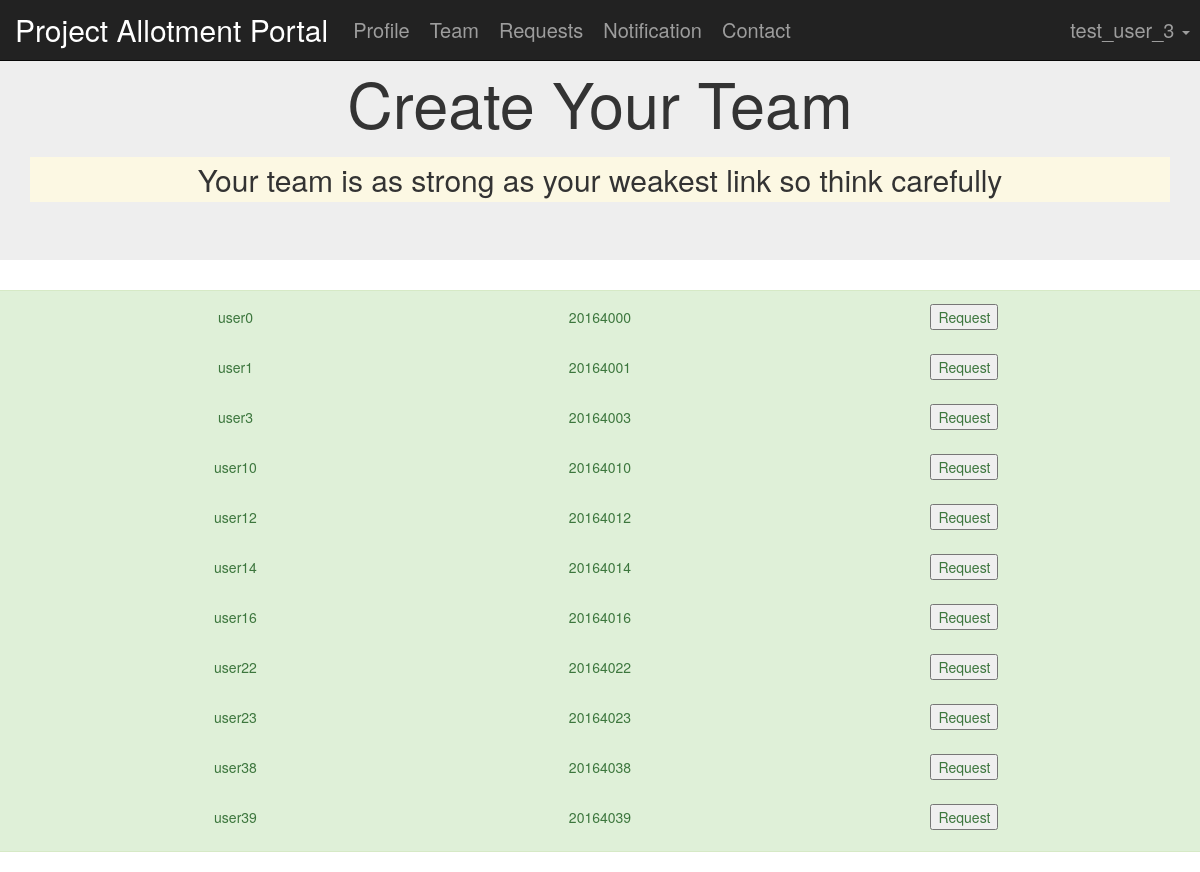
The app's page /accounts/team/ (signed in) with its own data.
### accounts/models.py (models this page shows, shortened)
class User_details(models.Model):
    GENDER_CHOICES =(
        ('F','Female'),
        ('M','Male'),
        ('P','Prefer Not To Say')
    )
    user_reg_no = models.DecimalField(verbose_name="reg_no", max_digits=8, decimal_places=0, unique=True,blank=False)
    user_email = models.EmailField(verbose_name="email", max_length=100,unique=True,blank=False)
    user_name = models.CharField(verbose_name="name", max_length=100,blank=False)
    user_gender = models.CharField(max_length=1, choices=GENDER_CHOICES)
    user_cpi = models.DecimalField(verbose_name="cpi", max_digits=4 , decimal_places=2,blank=False)
    user_bio = models.TextField(verbose_name="bio", max_length=1000)
    user_contact = models.CharField(verbose_name="contact",blank=False,max_length=15)
    authority = models.IntegerField(verbose_name="authority", default=0)
    email_verified = models.IntegerField(verbose_name="email_verified", default=0)
    data_verified = models.IntegerField(verbose_name="data_verified", default=0)
    user_user = models.OneToOneField(User, default=None, on_delete=models.CASCADE)
    user_pic = models.ImageField(default='default.png',blank=True)

### accounts/views.py (the view, shortened to what this page needs)
def team(request):
    update(request)
    mem1 = User_details.objects.filter(authority=1)
    mem2 = User_details.objects.filter(authority=2)
    mem3 = User_details.objects.filter(authority=3)
    mem4 = User_details.objects.filter(authority=4)
    mem5 = user_requests.objects.filter(user_from=request.user)
    mem1_ = User_details.objects.none()
    mem2_ = User_details.objects.none()
    mem3_ = User_details.objects.none()
    mem4_ = User_details.objects.none()
    mem6 = User_details.objects.none()
    for j in mem1:
        f=0
        for i in mem5 :
            if j.user_user == i.user_to:
                f=1
                break
        if f==0:
            mem1_ |= User_details.objects.filter(user_user = j.user_user)
    for j in mem2:
        f=0
        for i in mem5 :
            if j.user_user == i.user_to:
                f=1
                break
        if f==0:
            mem2_ |= User_details.objects.filter(user_user = j.user_user)
    for j in mem3:
        f=0
        for i in mem5 :
            if j.user_user == i.user_to:
                f=1
                break
        if f==0:
            mem3_ |= User_details.objects.filter(user_user = j.user_user)
    for j in mem4:
        f=0
        for i in mem5 :
            if j.user_user == i.user_to:
                f=1
                break
        if f==0:
            mem4_ |= User_details.objects.filter(user_user = j.user_user)
    return render(request, 'accounts/team.html', {'mem1':mem1_, 'mem2':mem2_, 'mem3':mem3_, 'mem4':mem4_, 'mem5':mem5 , 'mem6':mem6} )

### accounts/views.py (called while the page is built)
def update(request):
    try:
        if request.user.is_authenticated:
            temp = User_details.objects.get(user_user=request.user)
            request.session['gamer_data_verified'] = temp.data_verified
            request.session['gamer_authority'] = temp.authority
        else :
            request.session['gamer_data_verified'] = 0
            request.session['gamer_authority'] = 0
    except ObjectDoesNotExist:
        request.session['gamer_data_verified'] = 0
        request.session['gamer_authority'] = 0

### accounts/templates/accounts/team.html (shortened to what this page needs)
{% extends 'base.html' %}
{% load static %}
{% block statics %}
    <link rel="stylesheet" type="text/css" href="{% static 'Project_Allotment_Portal/stylesheet/team.css' %} " >
{% endblock %}
{% block title2 %}
    Create Your Team
{% endblock %}
{% block quote %}
    Your team is as strong as your weakest link so think carefully
{% endblock %}
{% block content %}
    {% if request.session.gamer_data_verified <= 1 %}
        <h1> Please wait for your details verification first. </h1>
    {% elif request.session.gamer_data_verified == 2 %}
        {% if request.session.gamer_authority <= 3 %}
            <div class="cat row alert alert-success" style="pointer-events: none;">
			    <div class="all_pro" style="display: block;">
                    {% for mem in mem1 %}
                        <div class=" col-sm-12 product">
                            <div class="title">
                                {{ mem.user_name }}
                            </div>
                            <div class="description">
                                {{ mem.user_reg_no }}
                            </div>
                            <div class="rate" style="pointer-events: all;">
                                <form  style="display: inline;" class="my-form" action="{% url 'accounts:team' %} " method="post">
                                    <input type="submit" value="Request">
                                </form>
                            </div>
                        </div>
                    {% endfor %}
                </div>
		    </div>
        {% endif %}
    {% endif %}
{% endblock %}

### Project_Allotment_Portal/templates/base.html (shortened to what this page needs)
{% load static  %}
<!DOCTYPE html>
<html>
	<head>
	    <meta name="viewport" content="width=device-width, initial-scale=1.0, maximum-scale=1.0, user-scalable=0">	<link rel="stylesheet" href="https://maxcdn.bootstrapcdn.com/bootstrap/3.3.7/css/bootstrap.min.css">
	    <link rel="stylesheet" type="text/css" href="{% static 'Project_Allotment_Portal/stylesheet/base.css' %}">
        {% block statics %}
        {% endblock %}
    </head>
	<body>
		<nav class="navbar navbar-fixed-top navbar-inverse">
		    <div class="container-fluid">
			    <div class="navbar-header">
                    <div class="active"><a class="navbar-brand active" href="{% url 'Project_Allotment_Portal:home' %}">Project Allotment Portal</a>
                    </div>
			    </div>
                <div class="collapse navbar-collapse" id="main-nav-bar">
                    <ul class="nav navbar-nav">
                        {% if user.is_authenticated %}
                            <li ><a href="{% url 'accounts:profile' %}">Profile</a></li>
                            {% if request.session.gamer_authority < 5 %}
                                <li ><a href="{% url 'accounts:team' %}">Team</a></li>
                                <li ><a href="{% url 'accounts:requests' %}">Requests</a></li>
                                <li ><a href="{% url 'Project_Allotment_Portal:notification' %}">Notification</a></li>
                            {% endif %}
                        {% endif %}
                        <li ><a href="{% url 'Project_Allotment_Portal:contact' %}">Contact</a></li>
                    </ul>
                    <ul class="nav navbar-nav navbar-right" >
                        {% if user.is_authenticated %}
                            <li class="dropdown"><a class="dropdown-toggle" data-toggle="dropdown" href="#"> {{ user.username }} <span class="caret"></span></a>
                            </li>
                        {% else %}
                            <li><a href="{% url 'accounts:signup' %}"><span class="glyphicon glyphicon-user"></span> Sign Up</a></li>
                            <li><a href="{% url 'accounts:login' %}"><span class="glyphicon glyphicon-log-in"></span> Login</a></li>
                        {% endif %}
                    </ul>
                </div>
            </div>
		</nav>
        <div class="jumbotron">
            <div class="container text-center">
				<h1>
                    {% block title2 %}
                    {% endblock %}
                </h1>
				<strong>
                    <h2 class="mark">
                        {% block quote %}
                        {% endblock %}
                    </h2>
                </strong>
			</div>
		</div>
        <div id="content">
            {% block content %}
            {% endblock %}
        </div>
	</body>
</html>

### Project_Allotment_Portal/static/Project_Allotment_Portal/stylesheet/base.css (style rules this page uses)
.navbar-brand { padding: 20px 15px; font-size: 30px; }
#main-nav-bar>ul>li>a { padding: 20px 10px; font-size:20px }

### Project_Allotment_Portal/static/Project_Allotment_Portal/stylesheet/team.css (style rules this page uses)
.cat > .all_pro { display: none; cursor: default; }
.cat { text-align: center; padding: 5px; cursor: pointer; }
.cat .product { display: block; height: 50px; border: solid 0px red; padding: 8px; }
.cat > .all_pro { display: none; }
.product > div { display: inline-block; border: solid 0px black; position: relative; top: 0px; }
.product .title { width: 20%; height: auto; }
.product .description { width: 40%; }
.product .rate { width: 20%; }

### records on screen
User_details: user_name "user0", user_reg_no "20164000"
User_details: user_name "user1", user_reg_no "20164001"
User_details: user_name "user3", user_reg_no "20164003"
User_details: user_name "user10", user_reg_no "20164010"
User_details: user_name "user12", user_reg_no "20164012"
User_details: user_name "user14", user_reg_no "20164014"
User_details: user_name "user16", user_reg_no "20164016"
User_details: user_name "user22", user_reg_no "20164022"
User_details: user_name "user23", user_reg_no "20164023"
User_details: user_name "user38", user_reg_no "20164038"
User_details: user_name "user39", user_reg_no "20164039"

### other values on screen
{{ user.username }} "test_user_3"
